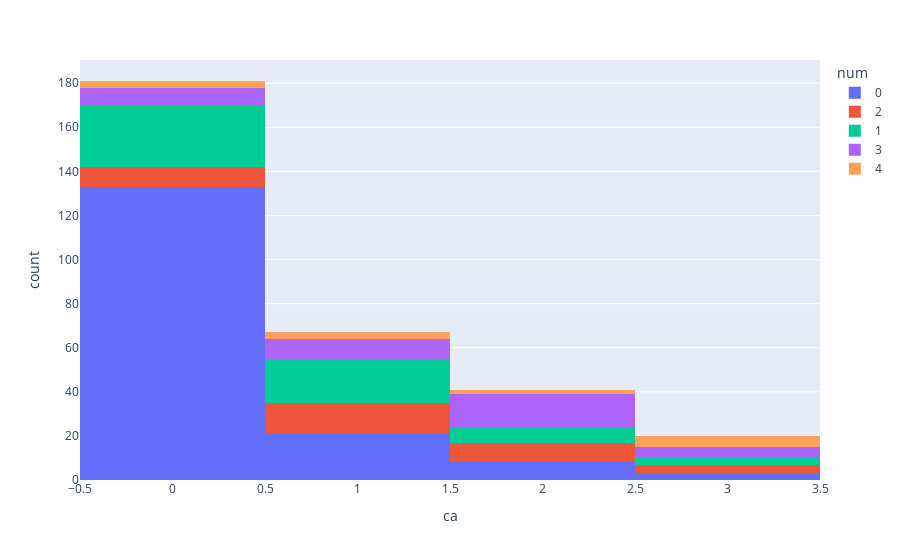

The notebook cell this image was saved under:
### Code cell
# lets plot the restecg and sex column using plotly
fig = px.histogram(data, x='ca', color='num')
fig.show()

### Figure 1 — Plotly figure (JSON) as saved in the notebook; plotly's stock layout.template omitted (floating-point values rounded to 4 significant figures; data arrays with more than 128 entries replaced by an {"elided": "..."} marker saying what was removed)
{"data": [{"bingroup": "x", "hovertemplate": "num=0<br>ca=%{x}<br>count=%{y}<extra></extra>", "legendgroup": "0", "marker": {"color": "#636efa", "pattern": {"shape": ""}}, "name": "0", "orientation": "v", "showlegend": true, "type": "histogram", "x": {"elided": "411 float values"}, "xaxis": "x", "yaxis": "y"}, {"bingroup": "x", "hovertemplate": "num=2<br>ca=%{x}<br>count=%{y}<extra></extra>", "legendgroup": "2", "marker": {"color": "#EF553B", "pattern": {"shape": ""}}, "name": "2", "orientation": "v", "showlegend": true, "type": "histogram", "x": [3.0, 1.0, 1.0, 2.0, 1.0, 0.0, 1.0, 2.0, 0.0, 1.0, 1.0, 1.0, 0.0, 1.0, 1.0, 2.0, 2.0, 3.0, 3.0, 3.0, 1.0, 0.0, 0.0, 2.0, 0.0, 1.0, 0.0, 0.0, 1.0, 2.0, 1.0, 1.0, 2.0, 0.0, 2.0, 2.0, NaN, NaN, NaN, NaN, NaN, NaN, NaN, NaN, NaN, NaN, NaN, NaN, NaN, NaN, NaN, NaN, NaN, NaN, NaN, NaN, NaN, NaN, NaN, NaN, NaN, NaN, NaN, NaN, NaN, NaN, NaN, NaN, NaN, NaN, NaN, NaN, NaN, NaN, NaN, NaN, NaN, NaN, NaN, NaN, NaN, NaN, NaN, NaN, NaN, NaN, NaN, NaN, NaN, NaN, NaN, NaN, NaN, NaN, NaN, NaN, NaN, NaN, NaN, NaN, NaN, NaN, NaN, NaN, NaN, NaN, NaN, NaN, NaN], "xaxis": "x", "yaxis": "y"}, {"bingroup": "x", "hovertemplate": "num=1<br>ca=%{x}<br>count=%{y}<extra></extra>", "legendgroup": "1", "marker": {"color": "#00cc96", "pattern": {"shape": ""}}, "name": "1", "orientation": "v", "showlegend": true, "type": "histogram", "x": {"elided": "265 float values"}, "xaxis": "x", "yaxis": "y"}, {"bingroup": "x", "hovertemplate": "num=3<br>ca=%{x}<br>count=%{y}<extra></extra>", "legendgroup": "3", "marker": {"color": "#ab63fa", "pattern": {"shape": ""}}, "name": "3", "orientation": "v", "showlegend": true, "type": "histogram", "x": [2.0, 2.0, 0.0, 0.0, 1.0, 2.0, 0.0, 0.0, 3.0, 2.0, 3.0, 0.0, 3.0, 2.0, 0.0, 2.0, 1.0, 1.0, 1.0, 1.0, 0.0, 3.0, 2.0, 3.0, 2.0, 0.0, 2.0, 2.0, 1.0, 2.0, 2.0, 2.0, 1.0, 2.0, 1.0, NaN, NaN, NaN, NaN, NaN, NaN, NaN, NaN, NaN, 1.0, NaN, NaN, 2.0, NaN, NaN, NaN, NaN, NaN, NaN, NaN, NaN, NaN, NaN, NaN, NaN, NaN, NaN, NaN, NaN, NaN, NaN, NaN, NaN, NaN, NaN, NaN, NaN, NaN, NaN, NaN, NaN, NaN, NaN, NaN, NaN, NaN, NaN, NaN, NaN, NaN, NaN, NaN, NaN, NaN, NaN, NaN, NaN, NaN, NaN, NaN, NaN, NaN, NaN, NaN, NaN, NaN, NaN, NaN, NaN, NaN, NaN, NaN], "xaxis": "x", "yaxis": "y"}, {"bingroup": "x", "hovertemplate": "num=4<br>ca=%{x}<br>count=%{y}<extra></extra>", "legendgroup": "4", "marker": {"color": "#FFA15A", "pattern": {"shape": ""}}, "name": "4", "orientation": "v", "showlegend": true, "type": "histogram", "x": [2.0, 3.0, 1.0, 0.0, 3.0, 0.0, 3.0, 1.0, 3.0, 2.0, 0.0, 1.0, 3.0, NaN, NaN, NaN, NaN, NaN, NaN, NaN, NaN, NaN, NaN, NaN, NaN, NaN, NaN, NaN], "xaxis": "x", "yaxis": "y"}], "layout": {"barmode": "relative", "legend": {"title": {"text": "num"}, "tracegroupgap": 0}, "margin": {"t": 60}, "xaxis": {"anchor": "y", "domain": [0, 1], "title": {"text": "ca"}}, "yaxis": {"anchor": "x", "domain": [0, 1], "title": {"text": "count"}}}}
